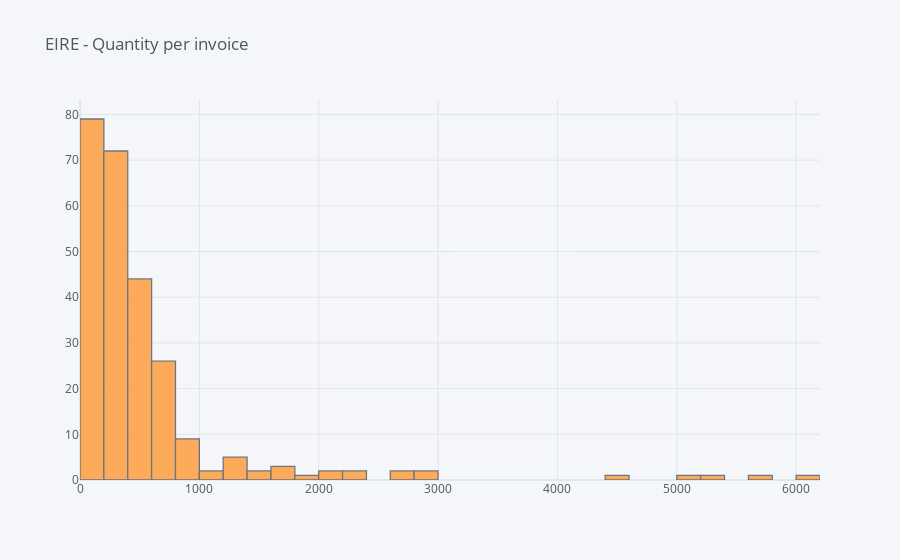

The notebook cell this image was saved under:
### Code cell
country_plot('EIRE')

### Figure 1 — Plotly figure (JSON) as saved in the notebook; plotly's stock layout.template omitted (floating-point values rounded to 4 significant figures; data arrays with more than 128 entries replaced by an {"elided": "..."} marker saying what was removed)
{"data": [{"histfunc": "count", "histnorm": "", "marker": {"color": "rgba(255, 153, 51, 1.0)", "line": {"color": "#4D5663", "width": 1.3}}, "name": "Quantity", "opacity": 0.8, "orientation": "v", "type": "histogram", "x": {"elided": "256 int values"}}], "layout": {"autosize": true, "barmode": "overlay", "legend": {"bgcolor": "#F5F6F9", "font": {"color": "#4D5663"}}, "paper_bgcolor": "#F5F6F9", "plot_bgcolor": "#F5F6F9", "title": {"font": {"color": "#4D5663"}, "text": "EIRE - Quantity per invoice"}, "xaxis": {"autorange": true, "gridcolor": "#E1E5ED", "range": [-0.5, 6200.0], "showgrid": true, "tickfont": {"color": "#4D5663"}, "title": {"font": {"color": "#4D5663"}, "text": ""}, "type": "linear", "zerolinecolor": "#E1E5ED"}, "yaxis": {"autorange": true, "gridcolor": "#E1E5ED", "range": [0, 83.16], "showgrid": true, "tickfont": {"color": "#4D5663"}, "title": {"font": {"color": "#4D5663"}, "text": ""}, "zerolinecolor": "#E1E5ED"}}}
